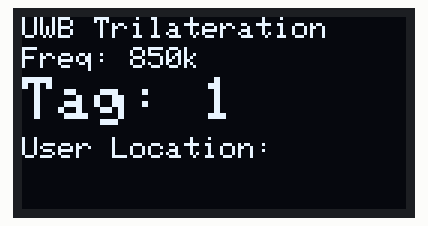
Simulated run of this sketch. Board: ESP32. Shown: 128×64 one-colour display. The modem accepts every AT command (registered, SIM ready, sends succeed) and sends nothing else; what the sketch prints to the serial monitor is not drawn.

Above: at 1.1 s.

The sketch:

4_UWB_Trilateration.ino
```cpp
/////////////////////////////////////////////////////////////////
/*
  UWB Trilateration with ESP32, DW3000 #LocalPositioning
  For More Information: https://youtu.be/NjHMXEOxNRE
  Created by Eric N. (ThatProject)
*/
/////////////////////////////////////////////////////////////////
// Version Info
// ESP32                v3.0.2
// Hardware Info
// https://github.com/Makerfabs/MaUWB_DW3000-with-STM32-AT-Command/

#include "config.h"
#include "Trilateration.hpp"
#include <Wire.h>
#include <Adafruit_GFX.h>
#include <Adafruit_SSD1306.h>

HardwareSerial SERIAL_AT(2);
Adafruit_SSD1306 display(128, 64, &Wire, -1);

String response = "";

Anchor anchor0(-340, 240);
Anchor anchor1(340, 240);
Anchor anchor2(0, -240);

Trilateration trilateration(&anchor0, &anchor1, &anchor2);

void setup() {
  pinMode(RESET, OUTPUT);
  digitalWrite(RESET, HIGH);

  SERIAL_LOG.begin(115200);

  xTaskCreatePinnedToCore(Task_UWB,
                          "Task_UWB",
                          1024 * 20,
                          NULL,
                          tskIDLE_PRIORITY,
                          NULL,
                          0);
}

void loop() {}

void drawScreen() {
  display.clearDisplay();
  display.setTextSize(1);               // Normal 1:1 pixel scale
  display.setTextColor(SSD1306_WHITE);  // Draw white text
  display.setCursor(0, 0);              // Start at top-left corner
  display.println(F("UWB Trilateration"));
  display.setCursor(0, 10);

  String freqText = "Freq: ";

#ifdef FREQ_850K
  freqText = freqText + "850k";
#else
  freqText = freqText + "6.8M";
#endif
  display.println(freqText);
  display.setTextSize(2);
  display.setCursor(0, 20);

  String infoText = "";

#ifdef TAG
  infoText = infoText + "Tag: " + UWB_INDEX;
#else
  infoText = infoText + "Anchor: " + UWB_INDEX;
#endif
  display.println(infoText);

#ifdef TAG
  display.setTextSize(1);
  display.setCursor(0, 40);
  display.println("User Location:  ");

#else
  display.setCursor(0, 50);
  display.setTextSize(1);
  display.println("......Updating......");
#endif
  display.display();

  delay(1000);
}

String sendData(String command, const int timeout, boolean debug) {
  String response = "";

  SERIAL_LOG.println(command);
  SERIAL_AT.println(command);  // send the read character to the SERIAL_LOG

  long int time = millis();

  while ((time + timeout) > millis()) {
    while (SERIAL_AT.available()) {

      // The esp has data so display its output to the serial window
      char c = SERIAL_AT.read();  // read the next character.
      response += c;
    }
  }
  return response;
}

String config_cmd() {
  String temp = "AT+SETCFG=";

  // Set device id
  temp = temp + UWB_INDEX;

  // Set device role
#ifdef TAG
  temp = temp + ",0";
#endif
#ifdef ANCHOR
  temp = temp + ",1";
#endif

  // Set frequence 850k or 6.8M
#ifdef FREQ_850K
  temp = temp + ",0";
#endif
#ifdef FREQ_6800K
  temp = temp + ",1";
#endif

  // Set range filter
  temp = temp + ",1";

  return temp;
}

String cap_cmd() {
  String temp = "AT+SETCAP=";

  // Set Tag capacity
  temp = temp + UWB_TAG_COUNT;

  //  Time of a single time slot
#ifdef FREQ_850K
  temp = temp + ",15";
#endif
#ifdef FREQ_6800K
  temp = temp + ",10";
#endif

  return temp;
}


void Task_UWB(void *pvParameters) {

  SERIAL_AT.begin(115200, SERIAL_8N1, IO_RXD2, IO_TXD2);

  SERIAL_AT.println("AT");
  Wire.begin(I2C_SDA, I2C_SCL);
  delay(1000);
  // SSD1306_SWITCHCAPVCC = generate display voltage from 3.3V internally
  if (!display.begin(SSD1306_SWITCHCAPVCC, 0x3C)) {  // Address 0x3C for 128x32
    SERIAL_LOG.println(F("SSD1306 allocation failed"));
    for (;;)
      ;  // Don't proceed, loop forever
  }
  display.clearDisplay();

  drawScreen();

  sendData("AT?", 2000, 1);
  //sendData("AT+RESTORE", 5000, 1);

  sendData(config_cmd(), 2000, 1);
  sendData(cap_cmd(), 2000, 1);

  sendData("AT+SETRPT=1", 2000, 1);
  //sendData("AT+SAVE", 2000, 1);
  sendData("AT+RESTART", 2000, 1);


  while (1) {

#ifdef TAG
    tag_action();
#else
    vTaskDelay(10);
#endif
  }
}

void tag_action() {
  while (SERIAL_LOG.available() > 0) {
    SERIAL_AT.write(SERIAL_LOG.read());
    yield();
  }
  while (SERIAL_AT.available() > 0) {
    char c = SERIAL_AT.read();

    if (c == '\r')
      continue;
    else if (c == '\n' || c == '\r') {
      SERIAL_LOG.println(response);

      float rangeValues[3];
      // Parse data, update distances, and calculate user location
      if (parseData(response, rangeValues)) {
        updateAnchorDistances(rangeValues);
        calculateUserLocation();
      }

      response = "";
      vTaskDelay(10);
    } else
      response += c;
  }
}

bool parseData(String dataString, float rangeValues[3]) {
  // Find the position of "range:("
  int rangeStart = dataString.indexOf("range:(");
  if (rangeStart == -1) return false;  //  Return false if "range:(" not found

  // Extract the substring containing the range values
  int rangeEnd = dataString.indexOf(")", rangeStart);
  String rangePart = dataString.substring(rangeStart + 7, rangeEnd);

  // Parse the range values
  char charArray[rangePart.length() + 1];
  rangePart.toCharArray(charArray, rangePart.length() + 1);
  char *token = strtok(charArray, ",");
  int valueIndex = 0;
  while (token != NULL && valueIndex < 3) {
    rangeValues[valueIndex] = atoi(token);
    valueIndex++;
    token = strtok(NULL, ",");
  }

  return true;
}

// Function to update the distances for the anchors
void updateAnchorDistances(float rangeValues[3]) {
  anchor0.updateDistance(rangeValues[0]);
  anchor1.updateDistance(rangeValues[1]);
  anchor2.updateDistance(rangeValues[2]);
}

// Function to perform trilateration and calculate user location
void calculateUserLocation() {
  float user_x, user_y;
  trilateration.calcUserLocation(user_x, user_y);

  char buffer[100];
  snprintf(buffer, sizeof(buffer), "x = %.2f\ny = %.2f", user_x, user_y);
  Serial.println(buffer);

  display.fillRect(0, 48, 128, 16, SSD1306_BLACK);
  display.setCursor(0, 48);
  display.print(buffer);
  display.display();
}
```

Trilateration.hpp
```cpp
#include <stdio.h>

class Anchor {
public:
  float x;
  float y;
  float distance;

  Anchor(float x, float y) {
    this->x = x;
    this->y = y;
    this->distance = 0.0;
  }

  void updateDistance(float distance) {
    this->distance = distance;
  }
};

class Trilateration {
private:
  Anchor *anchor0;
  Anchor *anchor1;
  Anchor *anchor2;

public:
  Trilateration(Anchor *a0, Anchor *a1, Anchor *a2) {
    anchor0 = a0;
    anchor1 = a1;
    anchor2 = a2;
  }

  void calcUserLocation(float &user_x, float &user_y) {
    float A = 2 * (anchor1->x - anchor0->x);
    float B = 2 * (anchor1->y - anchor0->y);
    float C = sq(anchor0->distance) - sq(anchor1->distance) - sq(anchor0->x) + sq(anchor1->x) - sq(anchor0->y) + sq(anchor1->y);
    float D = 2 * (anchor2->x - anchor1->x);
    float E = 2 * (anchor2->y - anchor1->y);
    float F = sq(anchor1->distance) - sq(anchor2->distance) - sq(anchor1->x) + sq(anchor2->x) - sq(anchor1->y) + sq(anchor2->y);

    user_x = ((F * B) - (E * C)) / ((B * D) - (E * A));
    user_y = ((F * A) - (D * C)) / ((A * E) - (D * B));
  }
};
```

config.h
```cpp
#include <Arduino.h>

// UWB config
#define TAG
//#define ANCHOR
#define UWB_INDEX 1

#define FREQ_850K
//#define FREQ_6800K
#define UWB_TAG_COUNT 10

#define RESET 32
#define IO_RXD2 18
#define IO_TXD2 19
#define I2C_SDA 4
#define I2C_SCL 5

#define SERIAL_LOG Serial
#define SERIAL_AT mySerial2
```
